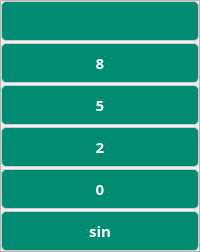
                 <widget class="QFrame" name="frame_4">
                  <property name="sizePolicy">
                   <sizepolicy hsizetype="Preferred" vsizetype="Expanding">
                    <horstretch>0</horstretch>
                    <verstretch>0</verstretch>
                   </sizepolicy>
                  </property>
                  <property name="frameShape">
                   <enum>QFrame::StyledPanel</enum>
                  </property>
                  <property name="frameShadow">
                   <enum>QFrame::Raised</enum>
                  </property>
                  <layout class="QVBoxLayout" name="verticalLayout_6">
                   <property name="spacing">
                    <number>2</number>
                   </property>
                   <property name="leftMargin">
                    <number>0</number>
                   </property>
                   <property name="topMargin">
                    <number>0</number>
                   </property>
                   <property name="rightMargin">
                    <number>0</number>
                   </property>
                   <property name="bottomMargin">
                    <number>0</number>
                   </property>
                   <item>
                    <widget class="QPushButton" name="btn_e">
                     <property name="sizePolicy">
                      <sizepolicy hsizetype="Minimum" vsizetype="Expanding">
                       <horstretch>0</horstretch>
                       <verstretch>0</verstretch>
                      </sizepolicy>
                     </property>
                     <property name="minimumSize">
                      <size>
                       <width>0</width>
                       <height>40</height>
                      </size>
                     </property>
                     <property name="font">
                      <font>
                       <family>Segoe UI Symbol</family>
                       <pointsize>11</pointsize>
                      </font>
                     </property>
                     <property name="styleSheet">
                      <string notr="true">QPushButton {

background-color: #008C72;
border-radius: 5px;
border: 1px solid #CCCCCC;
color: #ffffff;

}

QPushButton:hover {
	
	background-color: #47AC99;
}</string>
                     </property>
                     <property name="text">
                      <string/>
                     </property>
                     <property name="icon">
                      <iconset>
                       <normaloff>media/letter-e.png</normaloff>media/letter-e.png</iconset>
                     </property>
                     <property name="iconSize">
                      <size>
                       <width>14</width>
                       <height>10</height>
                      </size>
                     </property>
                    </widget>
                   </item>
                   <item>
                    <widget class="QPushButton" name="btn_eight">
                     <property name="sizePolicy">
                      <sizepolicy hsizetype="Minimum" vsizetype="Expanding">
                       <horstretch>0</horstretch>
                       <verstretch>0</verstretch>
                      </sizepolicy>
                     </property>
                     <property name="minimumSize">
                      <size>
                       <width>0</width>
                       <height>40</height>
                      </size>
                     </property>
                     <property name="font">
                      <font>
                       <family>Segoe UI Variable Text</family>
                       <pointsize>11</pointsize>
                       <weight>75</weight>
                       <bold>true</bold>
                      </font>
                     </property>
                     <property name="styleSheet">
                      <string notr="true">QPushButton {

background-color: #008C72;
border-radius: 5px;
border: 1px solid #CCCCCC;
color: #ffffff;

}

QPushButton:hover {
	
	background-color: #47AC99;
}</string>
                     </property>
                     <property name="text">
                      <string>8</string>
                     </property>
                     <property name="iconSize">
                      <size>
                       <width>20</width>
                       <height>20</height>
                      </size>
                     </property>
                    </widget>
                   </item>
                   <item>
                    <widget class="QPushButton" name="btn_five">
                     <property name="sizePolicy">
                      <sizepolicy hsizetype="Minimum" vsizetype="Expanding">
                       <horstretch>0</horstretch>
                       <verstretch>0</verstretch>
                      </sizepolicy>
                     </property>
                     <property name="minimumSize">
                      <size>
                       <width>0</width>
                       <height>40</height>
                      </size>
                     </property>
                     <property name="font">
                      <font>
                       <family>Segoe UI Variable Text</family>
                       <pointsize>11</pointsize>
                       <weight>75</weight>
                       <bold>true</bold>
                      </font>
                     </property>
                     <property name="styleSheet">
                      <string notr="true">QPushButton {

background-color: #008C72;
border-radius: 5px;
border: 1px solid #CCCCCC;
color: #ffffff;

}

QPushButton:hover {
	
	background-color: #47AC99;
}</string>
                     </property>
                     <property name="text">
                      <string>5</string>
                     </property>
                     <property name="iconSize">
                      <size>
                       <width>20</width>
                       <height>20</height>
                      </size>
                     </property>
                    </widget>
                   </item>
                   <item>
                    <widget class="QPushButton" name="btn_two">
                     <property name="sizePolicy">
                      <sizepolicy hsizetype="Minimum" vsizetype="Expanding">
                       <horstretch>0</horstretch>
                       <verstretch>0</verstretch>
                      </sizepolicy>
                     </property>
                     <property name="minimumSize">
                      <size>
                       <width>0</width>
                       <height>40</height>
                      </size>
                     </property>
                     <property name="font">
                      <font>
                       <family>Segoe UI Variable Text</family>
                       <pointsize>11</pointsize>
                       <weight>75</weight>
                       <bold>true</bold>
                      </font>
                     </property>
                     <property name="styleSheet">
                      <string notr="true">QPushButton {

background-color: #008C72;
border-radius: 5px;
border: 1px solid #CCCCCC;
color: #ffffff;

}

QPushButton:hover {
	
	background-color: #47AC99;
}</string>
                     </property>
                     <property name="text">
                      <string>2</string>
                     </property>
                     <property name="iconSize">
                      <size>
                       <width>20</width>
                       <height>20</height>
                      </size>
                     </property>
                    </widget>
                   </item>
                   <item>
                    <widget class="QPushButton" name="btn_zero">
                     <property name="sizePolicy">
                      <sizepolicy hsizetype="Minimum" vsizetype="Expanding">
                       <horstretch>0</horstretch>
                       <verstretch>0</verstretch>
                      </sizepolicy>
                     </property>
                     <property name="minimumSize">
                      <size>
                       <width>0</width>
                       <height>40</height>
                      </size>
                     </property>
                     <property name="font">
                      <font>
                       <family>Segoe UI Variable Text</family>
                       <pointsize>11</pointsize>
                       <weight>75</weight>
                       <bold>true</bold>
                      </font>
                     </property>
                     <property name="styleSheet">
                      <string notr="true">QPushButton {

background-color: #008C72;
border-radius: 5px;
border: 1px solid #CCCCCC;
color: #ffffff;

}

QPushButton:hover {
	
	background-color: #47AC99;
}</string>
                     </property>
                     <property name="text">
                      <string>0</string>
                     </property>
                     <property name="iconSize">
                      <size>
                       <width>20</width>
                       <height>20</height>
                      </size>
                     </property>
                    </widget>
                   </item>
                   <item>
                    <widget class="QPushButton" name="btn_sin">
                     <property name="sizePolicy">
                      <sizepolicy hsizetype="Minimum" vsizetype="Expanding">
                       <horstretch>0</horstretch>
                       <verstretch>0</verstretch>
                      </sizepolicy>
                     </property>
                     <property name="minimumSize">
                      <size>
                       <width>0</width>
                       <height>40</height>
                      </size>
                     </property>
                     <property name="font">
                      <font>
                       <family>Segoe UI Variable Text</family>
                       <pointsize>11</pointsize>
                       <weight>75</weight>
                       <bold>true</bold>
                      </font>
                     </property>
                     <property name="styleSheet">
                      <string notr="true">QPushButton {

background-color: #008C72;
border-radius: 5px;
border: 1px solid #CCCCCC;
color: #ffffff;

}

QPushButton:hover {
	
	background-color: #47AC99;
}</string>
                     </property>
                     <property name="text">
                      <string>sin</string>
                     </property>
                    </widget>
                   </item>
                  </layout>
                 </widget>
